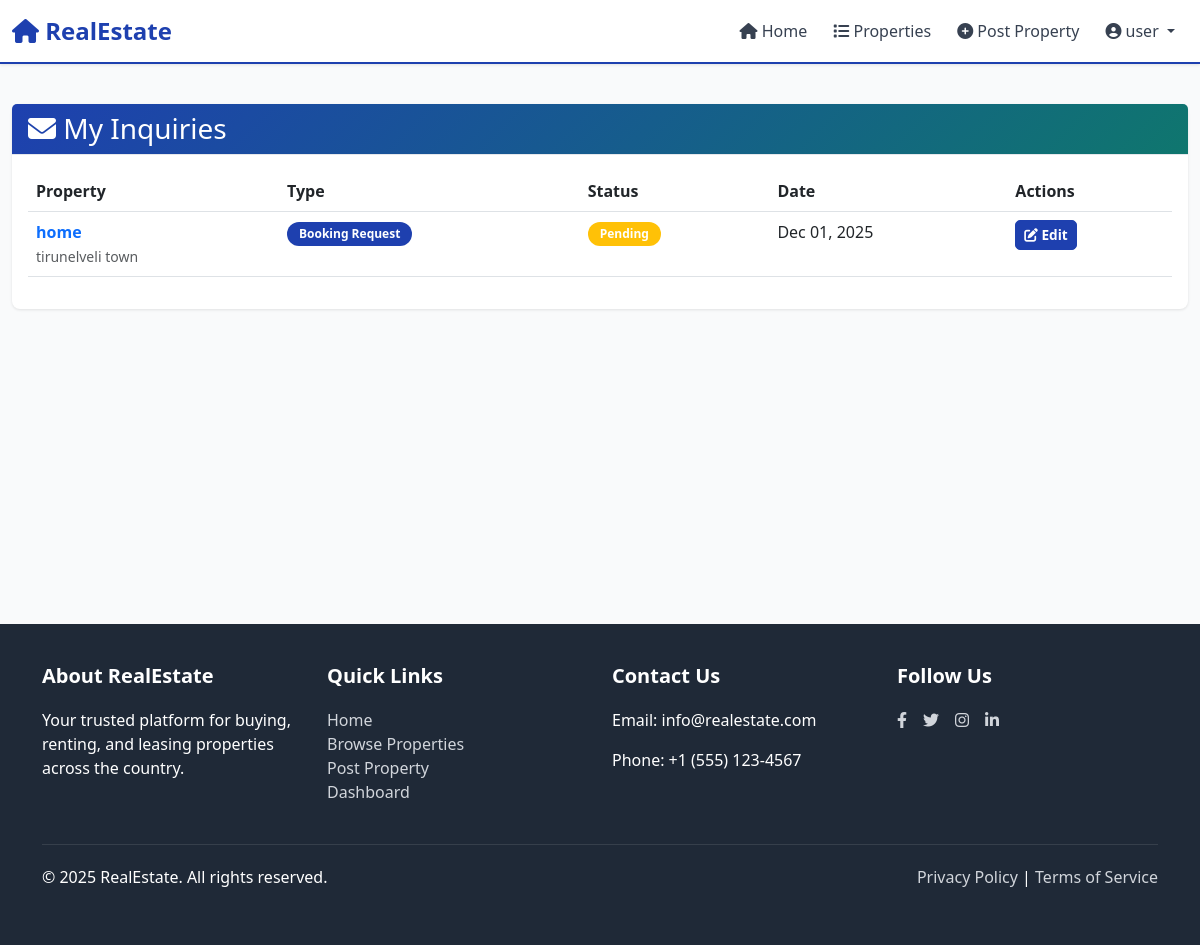
Screenshot of /my-inquiries/ (signed in) with the database file from the repository.
### properties/models.py (models this page shows, shortened)
class PropertyInquiry(models.Model):
    STATUS_CHOICES = [
        ('pending', 'Pending'),
        ('responded', 'Responded'),
        ('completed', 'Completed'),
        ('rejected', 'Rejected'),
    ]
    property = models.ForeignKey(Property, on_delete=models.CASCADE, related_name='inquiries')
    sender = models.ForeignKey(User, on_delete=models.CASCADE, related_name='sent_inquiries')
    name = models.CharField(max_length=100)
    email = models.EmailField()
    phone = models.CharField(max_length=20)
    message = models.TextField()
    inquiry_type = models.CharField(max_length=20, choices=[
        ('inquiry', 'General Inquiry'),
        ('booking', 'Booking Request'),
        ('visit', 'Schedule Visit'),
    ], default='inquiry')
    status = models.CharField(max_length=20, choices=STATUS_CHOICES, default='pending')
    created_at = models.DateTimeField(auto_now_add=True)
    updated_at = models.DateTimeField(auto_now=True)
    class Meta:
        ordering = ['-created_at']
        unique_together = ('property', 'sender')

class Property(models.Model):
    PROPERTY_TYPE_CHOICES = [
        ('apartment', 'Apartment'),
        ('house', 'House'),
        ('villa', 'Villa'),
        ('studio', 'Studio'),
        ('penthouse', 'Penthouse'),
        ('townhouse', 'Townhouse'),
        ('commercial', 'Commercial'),
        ('land', 'Land'),
        ('other', 'Other'),
    ]
    LISTING_TYPE_CHOICES = [
        ('sale', 'For Sale'),
        ('rent', 'For Rent'),
        ('lease', 'For Lease'),
    ]
    CONDITION_CHOICES = [
        ('new', 'New'),
        ('old', 'Old'),
        ('renovated', 'Renovated'),
    ]
    owner = models.ForeignKey(User, on_delete=models.CASCADE, related_name='properties')
    title = models.CharField(max_length=200)
    slug = models.SlugField(unique=True, blank=True)
    description = models.TextField()
    property_type = models.CharField(max_length=20, choices=PROPERTY_TYPE_CHOICES)
    listing_type = models.CharField(max_length=10, choices=LISTING_TYPE_CHOICES)
    location = models.CharField(max_length=255)
    city = models.CharField(max_length=100)
    state = models.CharField(max_length=100, blank=True)
    postal_code = models.CharField(max_length=20, blank=True)
    latitude = models.FloatField(null=True, blank=True)
    longitude = models.FloatField(null=True, blank=True)
    bedrooms = models.IntegerField(validators=[MinValueValidator(0)], null=True, blank=True)
    bathrooms = models.IntegerField(validators=[MinValueValidator(0)], null=True, blank=True)
    area = models.FloatField(validators=[MinValueValidator(0)], help_text='Area in sq. ft.')
    price = models.DecimalField(max_digits=15, decimal_places=2, validators=[MinValueValidator(0)])
    is_furnished = models.BooleanField(default=False)
    has_parking = models.BooleanField(default=False)
    has_balcony = models.BooleanField(default=False)
    has_garden = models.BooleanField(default=False)
    has_pool = models.BooleanField(default=False)
    has_gym = models.BooleanField(default=False)
    condition = models.CharField(max_length=20, choices=CONDITION_CHOICES, default='old')
    is_active = models.BooleanField(default=True)
    is_featured = models.BooleanField(default=False)
    created_at = models.DateTimeField(auto_now_add=True)
    updated_at = models.DateTimeField(auto_now=True)
    contact_name = models.CharField(max_length=100, blank=True)
    contact_phone = models.CharField(max_length=20, blank=True)
    contact_email = models.EmailField(blank=True)
    class Meta:
        ordering = ['-created_at']
        indexes = [
            models.Index(fields=['slug']),
            models.Index(fields=['city', 'listing_type']),
            models.Index(fields=['-created_at']),
        ]

### properties/views.py (the view)
# urls.py: path('my-inquiries/', views.my_inquiries, name='my-inquiries'),
@login_required(login_url='login')
def my_inquiries(request):
    inquiries = PropertyInquiry.objects.filter(sender=request.user).select_related(
        'property', 'property__owner'
    ).order_by('-created_at')
    paginator = Paginator(inquiries, 20)
    page_number = request.GET.get('page')
    page_obj = paginator.get_page(page_number)
    context = {'page_obj': page_obj}
    return render(request, 'properties/my_inquiries.html', context)

### properties/templates/properties/my_inquiries.html (shortened to what this page needs)
{% extends 'base/base.html' %}
{% block content %}
<div class="container container-main mb-5">
    <div class="row">
        <div class="col-md-12">
            <div class="card border-0 shadow">
                <div class="card-header" style="background: linear-gradient(135deg, #1e40af 0%, #0f766e 100%); color: white;">
                    <h3 class="mb-0"><i class="fas fa-envelope"></i> My Inquiries</h3>
                </div>
                <div class="card-body">
                    {% if page_obj %}
                        <div class="table-responsive">
                            <table class="table table-hover">
                                <thead>
                                    <tr>
                                        <th>Property</th>
                                        <th>Type</th>
                                        <th>Status</th>
                                        <th>Date</th>
                                        <th>Actions</th>
                                    </tr>
                                </thead>
                                <tbody>
                                    {% for inquiry in page_obj %}
                                        <tr>
                                            <td>
                                                <a href="{% url 'property-detail' inquiry.property.slug %}" class="text-decoration-none">
                                                    <strong>{{ inquiry.property.title|truncatewords:6 }}</strong>
                                                </a><br>
                                                <small class="text-muted">{{ inquiry.property.city }}</small>
                                            </td>
                                            <td>
                                                <span class="badge bg-primary">{{ inquiry.get_inquiry_type_display }}</span>
                                            </td>
                                            <td>
                                                {% if inquiry.status == 'pending' %}
                                                    <span class="badge bg-warning">Pending</span>
                                                {% elif inquiry.status == 'responded' %}
                                                    <span class="badge bg-info">Responded</span>
                                                {% elif inquiry.status == 'completed' %}
                                                    <span class="badge bg-success">Completed</span>
                                                {% else %}
                                                    <span class="badge bg-danger">Rejected</span>
                                                {% endif %}
                                            </td>
                                            <td>{{ inquiry.created_at|date:'M d, Y' }}</td>
                                            <td>
                                                <a href="{% url 'contact-property' inquiry.property.slug %}" class="btn btn-sm btn-primary">
                                                    <i class="fas fa-edit"></i> Edit
                                                </a>
                                            </td>
                                        </tr>
                                    {% endfor %}
                                </tbody>
                            </table>
                        </div>
                    {% else %}
                        <p class="text-muted text-center mb-0">
                            <i class="fas fa-inbox"></i> You haven't sent any inquiries yet.
                        </p>
                    {% endif %}
                </div>
            </div>
        </div>
    </div>
</div>
{% endblock %}

### properties/templates/base/base.html (shortened to what this page needs)
<!DOCTYPE html>
<html lang="en">
<head>
    <link href="https://cdn.jsdelivr.net/npm/bootstrap@5.3.0/dist/css/bootstrap.min.css" rel="stylesheet">
    <link rel="stylesheet" href="https://cdnjs.cloudflare.com/ajax/libs/font-awesome/6.4.0/css/all.min.css">
</head>
<body>
    <nav class="navbar navbar-expand-lg navbar-light sticky-top">
        <div class="container-fluid">
            <a class="navbar-brand" href="{% url 'home' %}">
                <i class="fas fa-home"></i> RealEstate
            </a>
            <div class="collapse navbar-collapse" id="navbarNav">
                <ul class="navbar-nav ms-auto">
                    <li class="nav-item">
                        <a class="nav-link {% if request.resolver_match.url_name == 'home' %}active{% endif %}" href="{% url 'home' %}">
                            <i class="fas fa-home"></i> Home
                        </a>
                    </li>
                    <li class="nav-item">
                        <a class="nav-link {% if request.resolver_match.url_name == 'property-list' %}active{% endif %}" href="{% url 'property-list' %}">
                            <i class="fas fa-list"></i> Properties
                        </a>
                    </li>
                    {% if user.is_authenticated %}
                        <li class="nav-item">
                            <a class="nav-link {% if request.resolver_match.url_name == 'post-property' %}active{% endif %}" href="{% url 'post-property' %}">
                                <i class="fas fa-plus-circle"></i> Post Property
                            </a>
                        </li>
                        <li class="nav-item dropdown">
                            <a class="nav-link dropdown-toggle" href="#" role="button" data-bs-toggle="dropdown">
                                <i class="fas fa-user-circle"></i> {{ user.first_name|default:user.username }}
                            </a>
                        </li>
                    {% endif %}
                </ul>
            </div>
        </div>
    </nav>
    <main>
        {% block content %}{% endblock %}
    </main>
    <footer>
        <div class="container">
            <div class="row mb-4">
                <div class="col-md-3 mb-4 mb-md-0">
                    <h5>About RealEstate</h5>
                    <p>Your trusted platform for buying, renting, and leasing properties across the country.</p>
                </div>
                <div class="col-md-3 mb-4 mb-md-0">
                    <h5>Quick Links</h5>
                    <ul class="list-unstyled">
                        <li><a href="{% url 'home' %}">Home</a></li>
                        <li><a href="{% url 'property-list' %}">Browse Properties</a></li>
                        <li><a href="{% url 'post-property' %}">Post Property</a></li>
                        <li><a href="{% url 'dashboard' %}">Dashboard</a></li>
                    </ul>
                </div>
                <div class="col-md-3 mb-4 mb-md-0">
                    <h5>Contact Us</h5>
                    <p>Email: info@realestate.com</p>
                    <p>Phone: +1 (555) 123-4567</p>
                </div>
                <div class="col-md-3">
                    <h5>Follow Us</h5>
                    <div class="d-flex gap-3">
                        <a href="#"><i class="fab fa-facebook-f"></i></a>
                        <a href="#"><i class="fab fa-twitter"></i></a>
                        <a href="#"><i class="fab fa-instagram"></i></a>
                        <a href="#"><i class="fab fa-linkedin-in"></i></a>
                    </div>
                </div>
            </div>
            <div class="footer-divider">
                <div class="row">
                    <div class="col-md-6">
                        <p>&copy; 2025 RealEstate. All rights reserved.</p>
                    </div>
                    <div class="col-md-6 text-md-end">
                        <p><a href="#">Privacy Policy</a> | <a href="#">Terms of Service</a></p>
                    </div>
                </div>
            </div>
        </div>
    </footer>
</body>
</html>

### properties/templates/base/base.html (style rules this page uses)
:root { --primary-color: #1e40af; --secondary-color: #0f766e; --success-color: #059669; --danger-color: #dc2626; --warning-color: #d97706; --light-bg: #f9fafb; --border-color: #e5e7eb; }
* { margin: 0; padding: 0; box-sizing: border-box; }
body { font-family: 'Segoe UI', Tahoma, Geneva, Verdana, sans-serif; background-color: var(--light-bg); color: #1f2937; }
.navbar { background: white; box-shadow: 0 1px 3px 0 rgba(0, 0, 0, 0.1); border-bottom: 2px solid var(--primary-color); }
.navbar-brand { font-weight: 700; font-size: 1.5rem; color: var(--primary-color) !important; }
.nav-link { color: #374151 !important; font-weight: 500; transition: all 0.3s ease; margin: 0 5px; }
main { min-height: calc(100vh - 300px); padding: 40px 0; }
.container-main { max-width: 1200px; }
.card { border: none; box-shadow: 0 1px 3px 0 rgba(0, 0, 0, 0.1); transition: all 0.3s ease; border-radius: 8px; }
.card-header { background-color: var(--light-bg); border-bottom: 1px solid var(--border-color); }
.btn-primary { background-color: var(--primary-color); border-color: var(--primary-color); font-weight: 600; border-radius: 6px; transition: all 0.3s ease; }
.btn-sm { border-radius: 5px; font-size: 0.85rem; }
.badge { padding: 6px 12px; border-radius: 20px; font-weight: 600; font-size: 0.75rem; }
footer { background-color: #1f2937; color: white; padding: 40px 0; margin-top: 60px; }
footer h5 { font-weight: 700; margin-bottom: 20px; color: #fff; }
footer a { color: #d1d5db; text-decoration: none; transition: all 0.3s ease; }
.footer-divider { border-top: 1px solid rgba(255, 255, 255, 0.1); padding-top: 20px; }
.bg-primary { background-color: var(--primary-color) !important; }
.shadow { box-shadow: 0 1px 3px 0 rgba(0, 0, 0, 0.1) !important; }

### rows the page displays
PropertyInquiry: property "home", property.city "tirunelveli town", inquiry_type "Booking Request", status "Pending", created_at "Dec 01, 2025"

### other values shown
{{ user.first_name|default:user.username }} "user"
